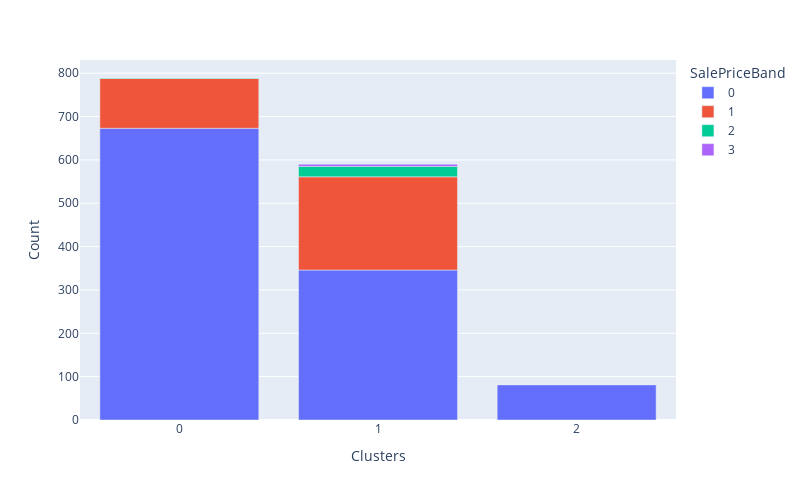
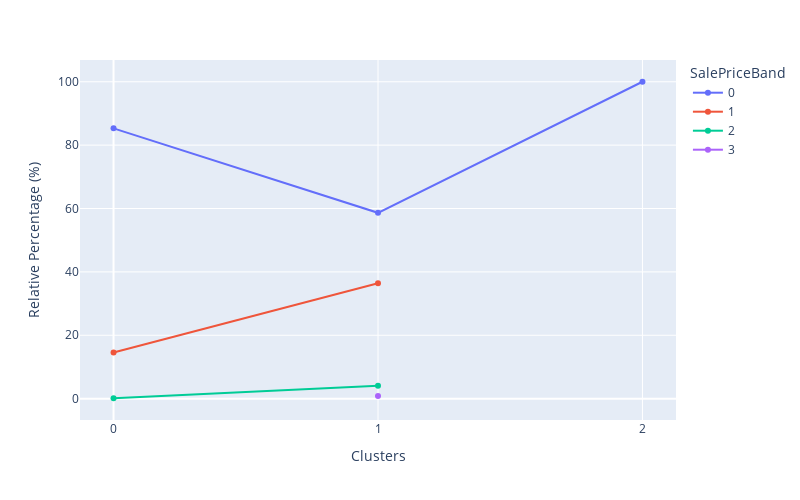

Notebook code for these charts, in order:
### Code cell
df_cluster_vs_saleprice=  df_saleprice.copy()
df_cluster_vs_saleprice['Clusters'] = X['Clusters']
cluster_distribution_per_variable(df=df_cluster_vs_saleprice, target='SalePriceBand')

### Figure 1 — Plotly figure (JSON) as saved in the notebook; plotly's stock layout.template omitted (floating-point values rounded to 4 significant figures)
{"data": [{"alignmentgroup": "True", "hovertemplate": "SalePriceBand=0<br>Clusters=%{x}<br>Count=%{y}<extra></extra>", "legendgroup": "0", "marker": {"color": "#636efa"}, "name": "0", "offsetgroup": "0", "orientation": "v", "showlegend": true, "textposition": "auto", "type": "bar", "x": [0, 1, 2], "xaxis": "x", "y": [673, 346, 81], "yaxis": "y"}, {"alignmentgroup": "True", "hovertemplate": "SalePriceBand=1<br>Clusters=%{x}<br>Count=%{y}<extra></extra>", "legendgroup": "1", "marker": {"color": "#EF553B"}, "name": "1", "offsetgroup": "1", "orientation": "v", "showlegend": true, "textposition": "auto", "type": "bar", "x": [1, 0], "xaxis": "x", "y": [215, 115], "yaxis": "y"}, {"alignmentgroup": "True", "hovertemplate": "SalePriceBand=2<br>Clusters=%{x}<br>Count=%{y}<extra></extra>", "legendgroup": "2", "marker": {"color": "#00cc96"}, "name": "2", "offsetgroup": "2", "orientation": "v", "showlegend": true, "textposition": "auto", "type": "bar", "x": [1, 0], "xaxis": "x", "y": [24, 1], "yaxis": "y"}, {"alignmentgroup": "True", "hovertemplate": "SalePriceBand=3<br>Clusters=%{x}<br>Count=%{y}<extra></extra>", "legendgroup": "3", "marker": {"color": "#ab63fa"}, "name": "3", "offsetgroup": "3", "orientation": "v", "showlegend": true, "textposition": "auto", "type": "bar", "x": [1], "xaxis": "x", "y": [5], "yaxis": "y"}], "layout": {"barmode": "relative", "height": 500, "legend": {"title": {"text": "SalePriceBand"}, "tracegroupgap": 0}, "margin": {"t": 60}, "width": 800, "xaxis": {"anchor": "y", "domain": [0, 1], "tickmode": "array", "tickvals": [1, 0, 2], "title": {"text": "Clusters"}}, "yaxis": {"anchor": "x", "domain": [0, 1], "title": {"text": "Count"}}}}

### Figure 2 — Plotly figure (JSON) as saved in the notebook; plotly's stock layout.template omitted (floating-point values rounded to 4 significant figures)
{"data": [{"hovertemplate": "SalePriceBand=0<br>Clusters=%{x}<br>Relative Percentage (%)=%{y}<extra></extra>", "legendgroup": "0", "line": {"color": "#636efa", "dash": "solid"}, "mode": "markers+lines", "name": "0", "orientation": "v", "showlegend": true, "type": "scatter", "x": [0, 1, 2], "xaxis": "x", "y": [85.3, 58.64, 100], "yaxis": "y"}, {"hovertemplate": "SalePriceBand=1<br>Clusters=%{x}<br>Relative Percentage (%)=%{y}<extra></extra>", "legendgroup": "1", "line": {"color": "#EF553B", "dash": "solid"}, "mode": "markers+lines", "name": "1", "orientation": "v", "showlegend": true, "type": "scatter", "x": [0, 1], "xaxis": "x", "y": [14.58, 36.44], "yaxis": "y"}, {"hovertemplate": "SalePriceBand=2<br>Clusters=%{x}<br>Relative Percentage (%)=%{y}<extra></extra>", "legendgroup": "2", "line": {"color": "#00cc96", "dash": "solid"}, "mode": "markers+lines", "name": "2", "orientation": "v", "showlegend": true, "type": "scatter", "x": [0, 1], "xaxis": "x", "y": [0.1267, 4.068], "yaxis": "y"}, {"hovertemplate": "SalePriceBand=3<br>Clusters=%{x}<br>Relative Percentage (%)=%{y}<extra></extra>", "legendgroup": "3", "line": {"color": "#ab63fa", "dash": "solid"}, "mode": "markers+lines", "name": "3", "orientation": "v", "showlegend": true, "type": "scatter", "x": [1], "xaxis": "x", "y": [0.8475], "yaxis": "y"}], "layout": {"height": 500, "legend": {"title": {"text": "SalePriceBand"}, "tracegroupgap": 0}, "margin": {"t": 60}, "width": 800, "xaxis": {"anchor": "y", "domain": [0, 1], "tickmode": "array", "tickvals": [1, 0, 2], "title": {"text": "Clusters"}}, "yaxis": {"anchor": "x", "domain": [0, 1], "title": {"text": "Relative Percentage (%)"}}}}
